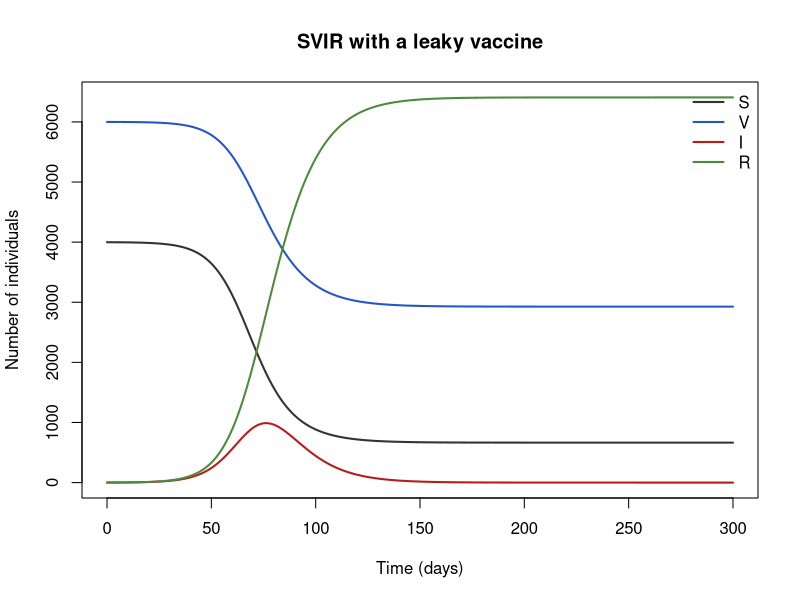
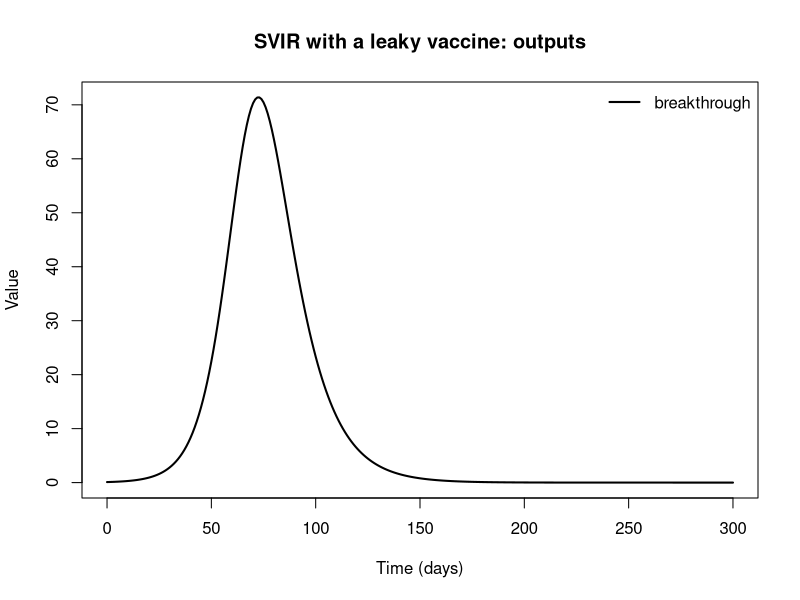

These figures' R source, in order:
## SVIR with a leaky vaccine
## Vaccinated individuals are infected at a reduced rate (1 - eff) * lam.
## Reference: Vynnycky & White (2010), An Introduction to Infectious Disease Modelling, ch. 7
##
## Generated from a compartmental model diagram (model format v1).
## Regenerating from the same diagram always gives this exact file.
##
## Compartments: S, V, I, R
## Flows (time unit: days):
##   S -> I  : lam * S
##   V -> I  : (1 - eff) * lam * V
##   I -> R  : gamma * I

library(deSolve)

# ---- Time ------------------------------------------------------------
times <- seq(0, 300, by = 1)  # days

# ---- Parameters ------------------------------------------------------
parameters <- c(
  beta = 0.4,     # transmission rate per day
  gamma = 1 / 7,  # recovery rate
  eff = 0.6       # vaccine efficacy against infection
)

# ---- Initial conditions ----------------------------------------------
state <- c(
  S = 3999,  # Susceptible
  V = 6000,  # Vaccinated
  I = 1,     # Infectious
  R = 0      # Recovered
)

# ---- Model equations -------------------------------------------------
leaky_vaccine_model <- function(t, state, parameters) {
  with(as.list(c(state, parameters)), {
    # Total population
    N <- S + V + I + R

    # Derived quantities
    lam <- beta * I / N  # force of infection

    # Flows recorded as outputs
    breakthrough <- (1 - eff) * lam * V

    # Rates of change
    dS <- -lam * S
    dV <- -(1 - eff) * lam * V
    dI <- lam * S + (1 - eff) * lam * V - gamma * I
    dR <- gamma * I

    list(c(dS, dV, dI, dR), c(breakthrough = breakthrough))
  })
}

# ---- Solve -----------------------------------------------------------
out <- ode(y = state, times = times, func = leaky_vaccine_model, parms = parameters)
out <- as.data.frame(out)

# ---- Plot ------------------------------------------------------------
compartment_cols <- c(S = "#333333", V = "#2457C5", I = "#B71C1C", R = "#4E8A3E")
matplot(out$time, out[, names(compartment_cols)], type = "l", lty = 1, lwd = 2,
        col = compartment_cols, xlab = "Time (days)", ylab = "Number of individuals",
        main = "SVIR with a leaky vaccine")
legend("topright", legend = names(compartment_cols), col = compartment_cols,
       lty = 1, lwd = 2, bty = "n")

output_names <- c("breakthrough")
matplot(out$time, out[, output_names, drop = FALSE], type = "l", lty = 1, lwd = 2,
        col = seq_along(output_names), xlab = "Time (days)", ylab = "Value",
        main = "SVIR with a leaky vaccine: outputs")
legend("topright", legend = output_names, col = seq_along(output_names),
       lty = 1, lwd = 2, bty = "n")
